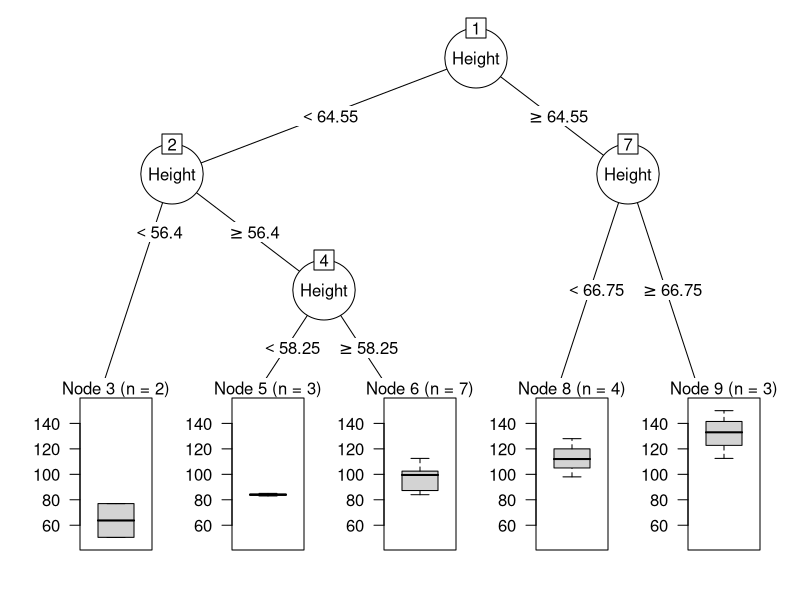
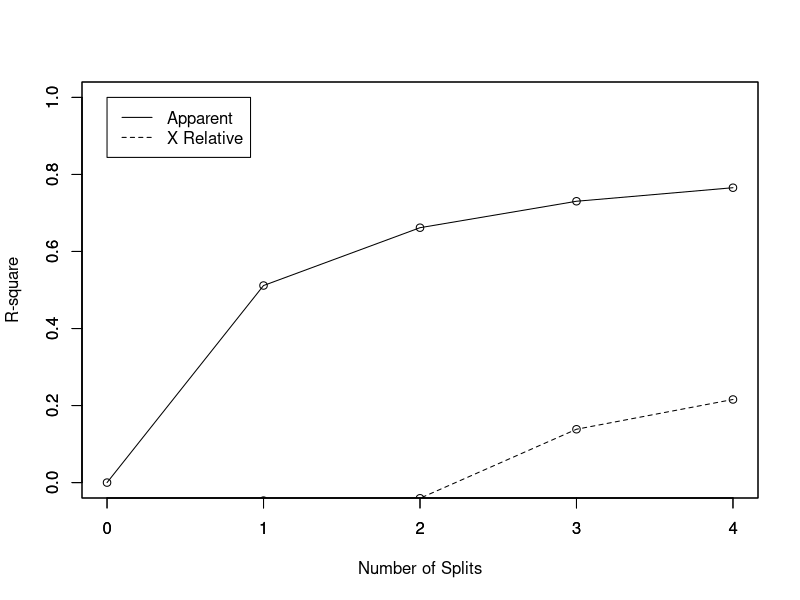
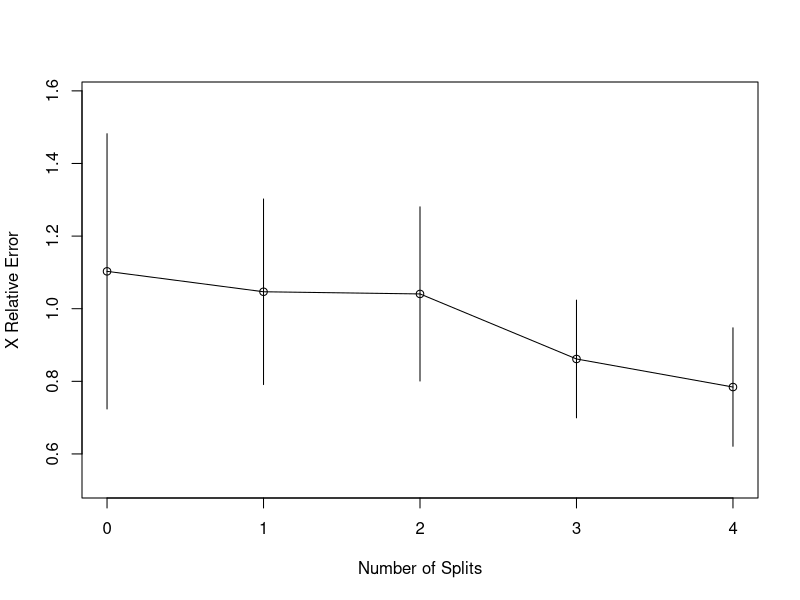
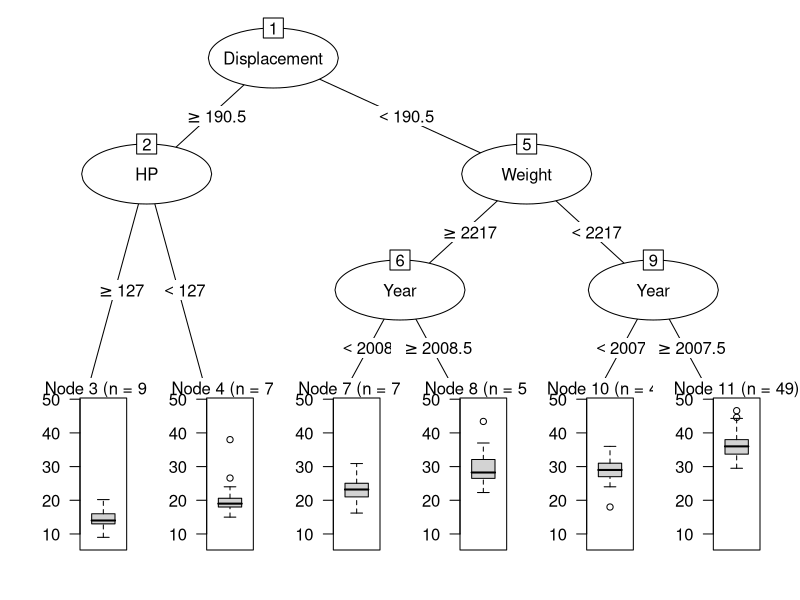
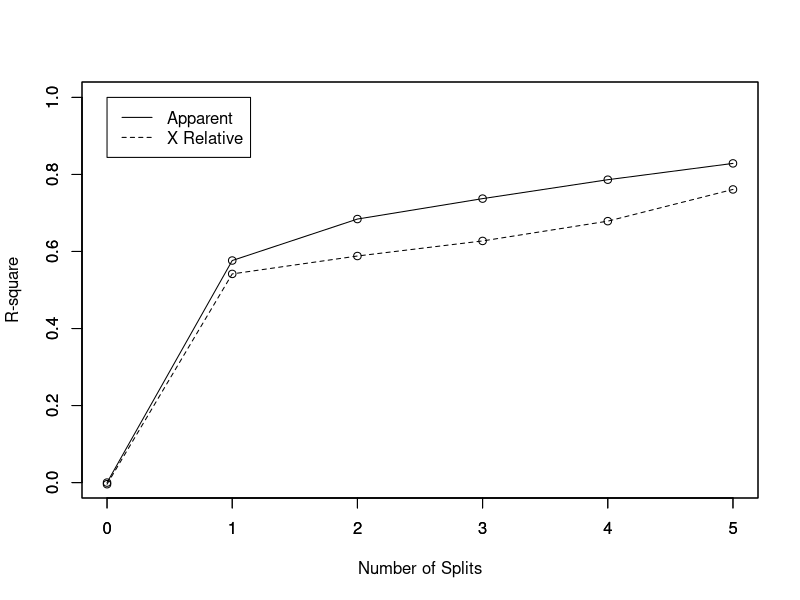
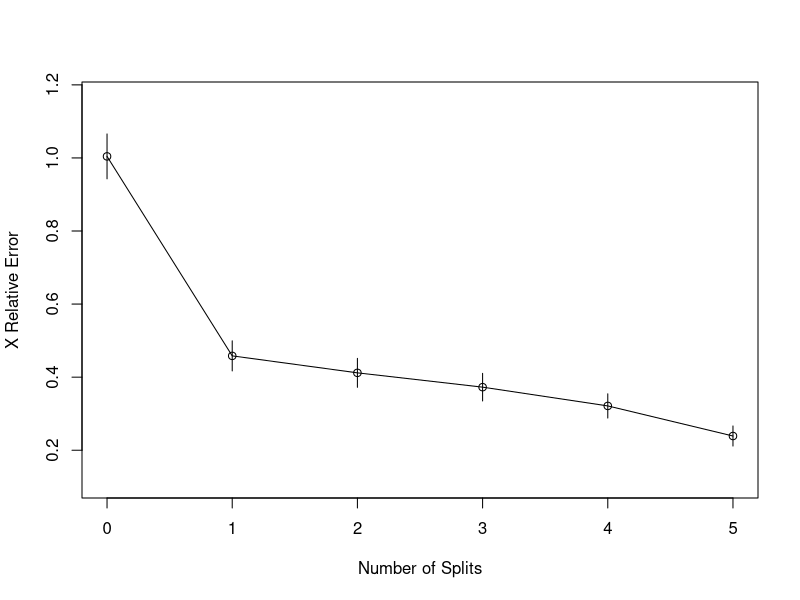

Write the R code that produced these figures, in order.
setwd("S:/Downloads Since 20 Oct 2018/TCD 2018-19/CS7DS1/R and Data")
Data <- read.csv("RT.csv", header=TRUE, sep=";")
Data
install.packages ("partykit")
install.packages ("party")
library("partykit")
library("rpart")
library("party")
attach(Data)
RTModel <- rpart(Weight ~ Height, method="anova", 
                 control=rpart.control(minsplit=5, minbucket=2, maxdepth=4))
Fig1 <- plot(as.party(RTModel)) 
print(RTModel)
summary(RTModel)
rsq.rpart(RTModel)


Data2 <- read.csv("Fule.csv", header=TRUE, sep=";")
Data2
attach(Data2)
str(Data2)
Country <- as.factor(Country)
Year <- as.factor(Year)
RTModel2 <- rpart(mpg ~., data=Data2, method="anova", 
                 control=rpart.control(minsplit=6, minbucket=5, maxdepth=3))
Fig2 <- plot(as.party(RTModel2)) 
print(RTModel2)
summary(RTModel2)
rsq.rpart(RTModel2)
